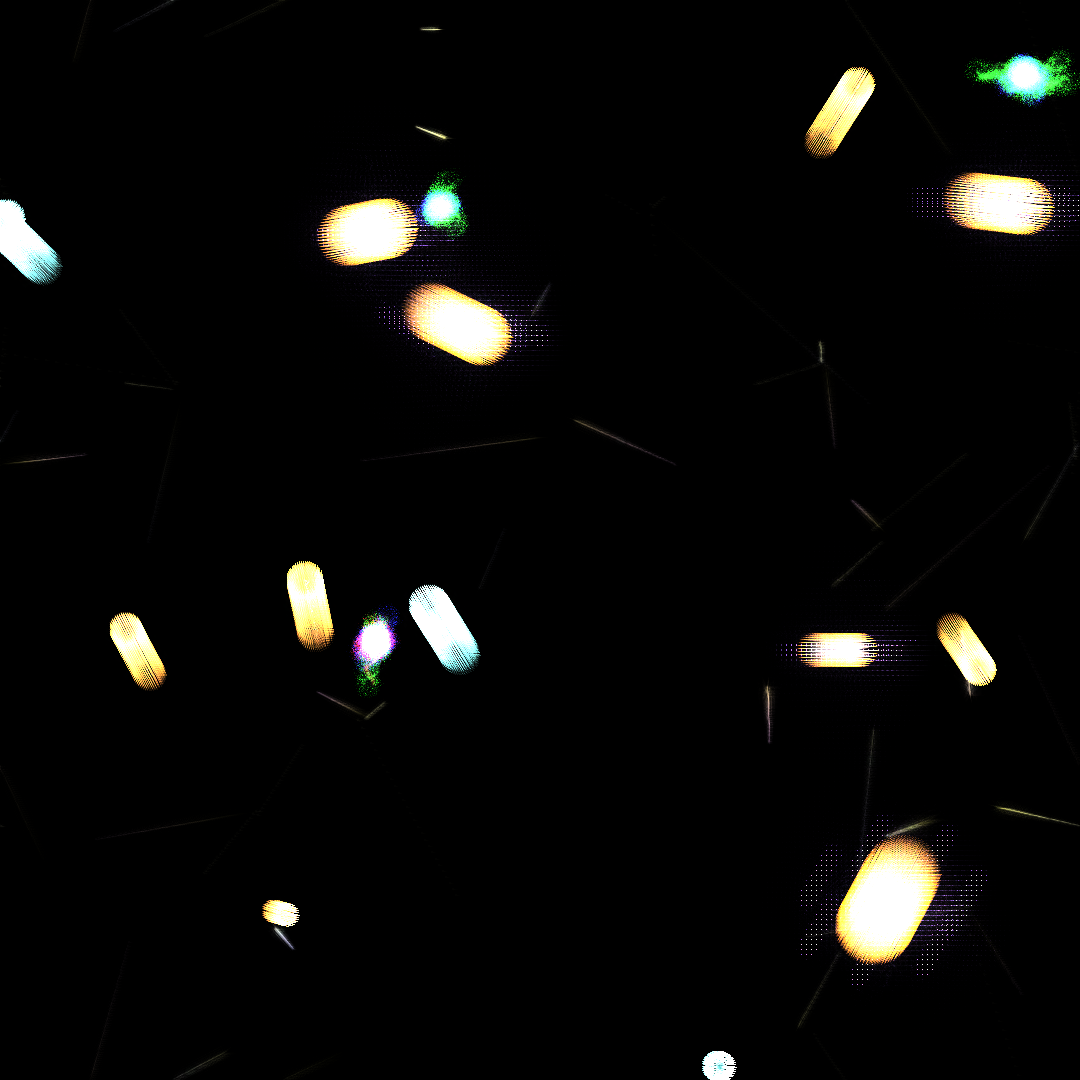

Source code (Python):
import numpy as np
from PIL import Image
import math
import colorsys

# Quantum Choreography - Where Fundamental Forces Dance
# Each force becomes an artist, painting with its own language

WIDTH, HEIGHT = 1080, 1080

# Initialize the quantum stage
canvas = np.zeros((HEIGHT, WIDTH, 4), dtype=np.float32)  # RGBA for layered forces

# The fundamental forces as creative entities
class ForceArtist:
    def __init__(self, force_type, strength, color_signature):
        self.force_type = force_type
        self.strength = strength
        self.color_signature = color_signature
        self.field = np.zeros((HEIGHT, WIDTH), dtype=np.float32)
        
    def create_field(self):
        """Each force creates its own field pattern"""
        pass
    
    def paint(self, canvas):
        """Express the force visually"""
        pass

# Gravity - The Sculptor of Spacetime
class GravityArtist(ForceArtist):
    def __init__(self):
        super().__init__("gravity", 1.0, (0.5, 0.3, 0.8))  # Deep purple
        self.masses = []
        
        # Place massive objects
        for _ in range(5):
            mass = {
                'position': np.random.rand(2) * [WIDTH, HEIGHT],
                'mass': np.random.uniform(50, 200),
                'velocity': (np.random.rand(2) - 0.5) * 2
            }
            self.masses.append(mass)
    
    def create_field(self):
        """Calculate gravitational field from all masses"""
        self.field.fill(0)
        
        # Create mesh grid for field calculation
        y, x = np.ogrid[0:HEIGHT, 0:WIDTH]
        
        for mass in self.masses:
            mx, my = mass['position']
            m = mass['mass']
            
            # Distance from mass
            r = np.sqrt((x - mx)**2 + (y - my)**2)
            r = np.maximum(r, 10)  # Avoid singularity
            
            # Gravitational field strength (inverse square law)
            field_strength = m / (r**2)
            self.field += field_strength
            
    def paint(self, canvas):
        """Paint gravitational lensing and spacetime curvature"""
        # Normalize field for visualization
        normalized_field = self.field / (np.max(self.field) + 1e-6)
        
        # Create ripples in spacetime
        for y in range(0, HEIGHT, 5):
            for x in range(0, WIDTH, 5):
                field_value = normalized_field[y, x]
                
                if field_value > 0.01:
                    # Warping intensity
                    warp = field_value * 20
                    
                    # Draw curved spacetime grid
                    for angle in np.linspace(0, 2*np.pi, 8):
                        # Distort based on field
                        r = 20 * (1 + field_value)
                        dx = r * np.cos(angle) * (1 + np.sin(warp))
                        dy = r * np.sin(angle) * (1 + np.cos(warp))
                        
                        px, py = int(x + dx), int(y + dy)
                        
                        if 0 <= px < WIDTH and 0 <= py < HEIGHT:
                            # Purple gravitational waves
                            intensity = field_value * self.strength
                            canvas[py, px, :3] += np.array(self.color_signature) * intensity * 0.1
                            canvas[py, px, 3] = min(1, canvas[py, px, 3] + intensity * 0.1)
        
        # Draw massive objects as bright cores
        for mass in self.masses:
            x, y = int(mass['position'][0]), int(mass['position'][1])
            
            if 0 <= x < WIDTH and 0 <= y < HEIGHT:
                # Accretion disk effect
                for r in range(int(mass['mass']/5), 0, -1):
                    intensity = r / (mass['mass']/5)
                    for angle in np.linspace(0, 2*np.pi, max(20, r*2)):
                        px = int(x + r * np.cos(angle))
                        py = int(y + r * np.sin(angle))
                        
                        if 0 <= px < WIDTH and 0 <= py < HEIGHT:
                            # Hot accretion disk colors
                            heat = 1 - r/(mass['mass']/5)
                            rgb = np.array([1.0, 0.5 + 0.5*heat, heat]) * intensity
                            canvas[py, px, :3] += rgb * 0.2
                            canvas[py, px, 3] = min(1, canvas[py, px, 3] + intensity * 0.2)
    
    def update(self):
        """Update mass positions (orbital mechanics)"""
        # Simple N-body simulation
        for i, mass1 in enumerate(self.masses):
            force = np.zeros(2)
            
            for j, mass2 in enumerate(self.masses):
                if i != j:
                    # Vector from mass1 to mass2
                    r_vec = mass2['position'] - mass1['position']
                    r = np.linalg.norm(r_vec)
                    
                    if r > 10:
                        # Gravitational force
                        f_mag = mass1['mass'] * mass2['mass'] / (r**2)
                        force += f_mag * r_vec / r
            
            # Update velocity and position
            mass1['velocity'] += force / mass1['mass'] * 0.01
            mass1['velocity'] *= 0.99  # Damping
            mass1['position'] += mass1['velocity']
            
            # Boundary wrapping
            mass1['position'] = mass1['position'] % [WIDTH, HEIGHT]

# Electromagnetism - The Light Painter
class ElectromagneticArtist(ForceArtist):
    def __init__(self):
        super().__init__("electromagnetic", 1.0, (0.3, 0.8, 1.0))  # Electric blue
        self.charges = []
        
        # Place charged particles
        for _ in range(8):
            charge = {
                'position': np.random.rand(2) * [WIDTH, HEIGHT],
                'charge': np.random.choice([-1, 1]) * np.random.uniform(20, 50),
                'velocity': (np.random.rand(2) - 0.5) * 3
            }
            self.charges.append(charge)
    
    def create_field(self):
        """Calculate electric field from all charges"""
        self.e_field_x = np.zeros((HEIGHT, WIDTH), dtype=np.float32)
        self.e_field_y = np.zeros((HEIGHT, WIDTH), dtype=np.float32)
        
        y, x = np.ogrid[0:HEIGHT, 0:WIDTH]
        
        for charge in self.charges:
            cx, cy = charge['position']
            q = charge['charge']
            
            # Vector field components
            dx = x - cx
            dy = y - cy
            r = np.sqrt(dx**2 + dy**2)
            r = np.maximum(r, 5)
            
            # Electric field (inverse square, directional)
            field_mag = q / (r**2)
            self.e_field_x += field_mag * dx / r
            self.e_field_y += field_mag * dy / r
    
    def paint(self, canvas):
        """Paint electric field lines and magnetic interactions"""
        # Draw field lines
        for _ in range(50):
            # Start from random position
            x, y = np.random.rand(2) * [WIDTH, HEIGHT]
            
            # Trace field line
            for step in range(100):
                if 0 <= x < WIDTH and 0 <= y < HEIGHT:
                    # Get field direction at current position
                    ex = self.e_field_x[int(y), int(x)]
                    ey = self.e_field_y[int(y), int(x)]
                    
                    # Normalize
                    e_mag = np.sqrt(ex**2 + ey**2)
                    if e_mag > 0.01:
                        ex /= e_mag
                        ey /= e_mag
                        
                        # Step along field line
                        x += ex * 5
                        y += ey * 5
                        
                        if 0 <= x < WIDTH and 0 <= y < HEIGHT:
                            # Color based on field strength
                            intensity = min(1, e_mag * 0.1) * self.strength
                            
                            # Electric blue for positive, orange for negative
                            if ex + ey > 0:
                                rgb = np.array(self.color_signature)
                            else:
                                rgb = np.array([1.0, 0.5, 0.2])
                            
                            canvas[int(y), int(x), :3] += rgb * intensity * 0.1
                            canvas[int(y), int(x), 3] = min(1, canvas[int(y), int(x), 3] + intensity * 0.1)
        
        # Draw charges as glowing orbs
        for charge in self.charges:
            cx, cy = int(charge['position'][0]), int(charge['position'][1])
            
            if 0 <= cx < WIDTH and 0 <= cy < HEIGHT:
                # Charge glow
                radius = int(abs(charge['charge']) / 2)
                for r in range(radius, 0, -1):
                    intensity = (r / radius) ** 2
                    
                    for angle in np.linspace(0, 2*np.pi, max(20, r*3)):
                        px = int(cx + r * np.cos(angle))
                        py = int(cy + r * np.sin(angle))
                        
                        if 0 <= px < WIDTH and 0 <= py < HEIGHT:
                            if charge['charge'] > 0:
                                # Positive - bright cyan
                                rgb = np.array([0.5, 1.0, 1.0])
                            else:
                                # Negative - warm orange
                                rgb = np.array([1.0, 0.6, 0.2])
                            
                            canvas[py, px, :3] += rgb * intensity * 0.3
                            canvas[py, px, 3] = min(1, canvas[py, px, 3] + intensity * 0.3)
    
    def update(self):
        """Update charge positions (electromagnetic dynamics)"""
        for i, charge1 in enumerate(self.charges):
            force = np.zeros(2)
            
            for j, charge2 in enumerate(self.charges):
                if i != j:
                    r_vec = charge2['position'] - charge1['position']
                    r = np.linalg.norm(r_vec)
                    
                    if r > 5:
                        # Coulomb force (like charges repel, unlike attract)
                        f_mag = charge1['charge'] * charge2['charge'] / (r**2)
                        force -= f_mag * r_vec / r  # Negative for repulsion
            
            # Update motion
            charge1['velocity'] += force / abs(charge1['charge']) * 0.02
            charge1['velocity'] *= 0.98  # Damping
            charge1['position'] += charge1['velocity']
            
            # Boundary reflection
            if charge1['position'][0] < 0 or charge1['position'][0] > WIDTH:
                charge1['velocity'][0] *= -1
            if charge1['position'][1] < 0 or charge1['position'][1] > HEIGHT:
                charge1['velocity'][1] *= -1
            
            charge1['position'] = np.clip(charge1['position'], 0, [WIDTH-1, HEIGHT-1])

# Strong Nuclear Force - The Quantum Binder
class StrongForceArtist(ForceArtist):
    def __init__(self):
        super().__init__("strong", 1.0, (1.0, 0.2, 0.4))  # Quark red
        self.nucleons = []
        
        # Create nucleon clusters
        num_clusters = 3
        for cluster in range(num_clusters):
            center = np.random.rand(2) * [WIDTH, HEIGHT]
            
            # 3-6 nucleons per cluster (like atomic nuclei)
            for _ in range(np.random.randint(3, 7)):
                nucleon = {
                    'position': center + np.random.randn(2) * 20,
                    'color_charge': np.random.choice(['red', 'green', 'blue']),
                    'velocity': np.random.randn(2) * 0.5,
                    'cluster': cluster
                }
                self.nucleons.append(nucleon)
    
    def paint(self, canvas):
        """Paint gluon flux tubes and color confinement"""
        # Draw gluon flux tubes between nucleons
        for i, n1 in enumerate(self.nucleons):
            for j, n2 in enumerate(self.nucleons[i+1:], i+1):
                if n1['cluster'] == n2['cluster']:
                    # Same cluster - strong binding
                    dist = np.linalg.norm(n1['position'] - n2['position'])
                    
                    if dist < 100:  # Strong force is short range
                        # Flux tube strength increases with distance (confinement)
                        strength = min(1, dist / 100) * self.strength
                        
                        # Draw gluon flux tube
                        steps = int(dist)
                        for step in range(steps):
                            t = step / (steps + 1)
                            
                            # Flux tube oscillates
                            oscillation = np.sin(step * 0.2) * 5
                            perpendicular = np.array([-(n2['position'][1] - n1['position'][1]), 
                                                     n2['position'][0] - n1['position'][0]])
                            perpendicular = perpendicular / (np.linalg.norm(perpendicular) + 1e-6)
                            
                            x = n1['position'][0] + t * (n2['position'][0] - n1['position'][0])
                            y = n1['position'][1] + t * (n2['position'][1] - n1['position'][1])
                            
                            x += perpendicular[0] * oscillation
                            y += perpendicular[1] * oscillation
                            
                            if 0 <= x < WIDTH and 0 <= y < HEIGHT:
                                # Color based on color charges
                                if n1['color_charge'] == 'red' or n2['color_charge'] == 'red':
                                    rgb = np.array([1.0, 0.2, 0.2])
                                elif n1['color_charge'] == 'green' or n2['color_charge'] == 'green':
                                    rgb = np.array([0.2, 1.0, 0.2])
                                else:
                                    rgb = np.array([0.2, 0.2, 1.0])
                                
                                # Flux tube width
                                for w in range(-2, 3):
                                    px = int(x + perpendicular[0] * w)
                                    py = int(y + perpendicular[1] * w)
                                    
                                    if 0 <= px < WIDTH and 0 <= py < HEIGHT:
                                        fade = np.exp(-abs(w) / 2)
                                        canvas[py, px, :3] += rgb * strength * fade * 0.1
                                        canvas[py, px, 3] = min(1, canvas[py, px, 3] + strength * fade * 0.1)
        
        # Draw nucleons as quarks
        for nucleon in self.nucleons:
            x, y = int(nucleon['position'][0]), int(nucleon['position'][1])
            
            if 0 <= x < WIDTH and 0 <= y < HEIGHT:
                # Quark glow based on color charge
                if nucleon['color_charge'] == 'red':
                    rgb = np.array([1.0, 0.1, 0.1])
                elif nucleon['color_charge'] == 'green':
                    rgb = np.array([0.1, 1.0, 0.1])
                else:  # blue
                    rgb = np.array([0.1, 0.1, 1.0])
                
                # Quantum fuzzy appearance
                for r in range(10, 0, -1):
                    intensity = (r / 10) ** 3  # Rapid falloff
                    
                    for angle in np.linspace(0, 2*np.pi, max(10, r*2)):
                        # Add quantum uncertainty
                        jitter = np.random.randn(2) * 2
                        px = int(x + r * np.cos(angle) + jitter[0])
                        py = int(y + r * np.sin(angle) + jitter[1])
                        
                        if 0 <= px < WIDTH and 0 <= py < HEIGHT:
                            canvas[py, px, :3] += rgb * intensity * 0.3
                            canvas[py, px, 3] = min(1, canvas[py, px, 3] + intensity * 0.3)
    
    def update(self):
        """Update nucleon positions (confinement dynamics)"""
        for i, nucleon in enumerate(self.nucleons):
            # Calculate forces from other nucleons in same cluster
            force = np.zeros(2)
            
            for j, other in enumerate(self.nucleons):
                if i != j and other['cluster'] == nucleon['cluster']:
                    r_vec = other['position'] - nucleon['position']
                    r = np.linalg.norm(r_vec)
                    
                    if r > 1:
                        # Strong force: attractive at medium range, repulsive at short
                        if r < 10:
                            # Repulsive core
                            force -= 100 * r_vec / (r**3)
                        elif r < 50:
                            # Attractive well
                            force += 10 * r_vec / r
                        else:
                            # Confinement - force increases with distance!
                            force += r * r_vec / 1000
            
            # Update motion
            nucleon['velocity'] += force * 0.01
            nucleon['velocity'] *= 0.95  # Strong damping
            nucleon['position'] += nucleon['velocity']

# Weak Nuclear Force - The Transmuter
class WeakForceArtist(ForceArtist):
    def __init__(self):
        super().__init__("weak", 0.8, (0.8, 0.8, 0.2))  # Decay yellow
        self.particles = []
        
        # Create unstable particles
        for _ in range(20):
            particle = {
                'position': np.random.rand(2) * [WIDTH, HEIGHT],
                'type': np.random.choice(['neutron', 'muon', 'tau']),
                'lifetime': np.random.uniform(50, 200),
                'age': 0,
                'velocity': np.random.randn(2) * 2
            }
            self.particles.append(particle)
    
    def paint(self, canvas):
        """Paint particle decay and transmutation"""
        for particle in self.particles:
            x, y = int(particle['position'][0]), int(particle['position'][1])
            
            if 0 <= x < WIDTH and 0 <= y < HEIGHT:
                # Decay probability visualization
                decay_prob = particle['age'] / particle['lifetime']
                
                # Particle with decay aura
                if particle['type'] == 'neutron':
                    core_rgb = np.array([0.6, 0.6, 0.8])
                elif particle['type'] == 'muon':
                    core_rgb = np.array([0.8, 0.6, 0.8])
                else:  # tau
                    core_rgb = np.array([0.8, 0.8, 0.6])
                
                # Decay aura grows as particle ages
                aura_radius = int(5 + decay_prob * 20)
                
                for r in range(aura_radius, 0, -1):
                    intensity = (1 - r/aura_radius) * (1 - decay_prob)
                    
                    # Aura becomes more yellow as decay approaches
                    rgb = core_rgb * (1 - decay_prob) + np.array(self.color_signature) * decay_prob
                    
                    for angle in np.linspace(0, 2*np.pi, max(10, r)):
                        px = int(x + r * np.cos(angle))
                        py = int(y + r * np.sin(angle))
                        
                        if 0 <= px < WIDTH and 0 <= py < HEIGHT:
                            canvas[py, px, :3] += rgb * intensity * 0.1 * self.strength
                            canvas[py, px, 3] = min(1, canvas[py, px, 3] + intensity * 0.1)
    
    def update(self):
        """Update particles and handle decay"""
        new_particles = []
        
        for particle in self.particles:
            particle['age'] += 1
            particle['position'] += particle['velocity']
            particle['velocity'] *= 0.99
            
            # Boundary wrapping
            particle['position'] = particle['position'] % [WIDTH, HEIGHT]
            
            # Check for decay
            if particle['age'] > particle['lifetime']:
                # Particle decays! Create decay products
                if particle['type'] == 'neutron':
                    # Neutron -> proton + electron + antineutrino
                    for _ in range(3):
                        decay_product = {
                            'position': particle['position'] + np.random.randn(2) * 10,
                            'type': np.random.choice(['electron', 'neutrino']),
                            'lifetime': np.random.uniform(100, 300),
                            'age': 0,
                            'velocity': np.random.randn(2) * 5  # High energy
                        }
                        new_particles.append(decay_product)
                elif particle['type'] == 'muon':
                    # Muon decay
                    for _ in range(2):
                        decay_product = {
                            'position': particle['position'] + np.random.randn(2) * 5,
                            'type': 'electron',
                            'lifetime': np.random.uniform(150, 250),
                            'age': 0,
                            'velocity': np.random.randn(2) * 4
                        }
                        new_particles.append(decay_product)
            else:
                new_particles.append(particle)
        
        self.particles = new_particles
        
        # Occasionally create new unstable particles
        if len(self.particles) < 30 and np.random.random() < 0.1:
            particle = {
                'position': np.random.rand(2) * [WIDTH, HEIGHT],
                'type': np.random.choice(['neutron', 'muon', 'tau']),
                'lifetime': np.random.uniform(50, 200),
                'age': 0,
                'velocity': np.random.randn(2) * 2
            }
            self.particles.append(particle)

# Create the quantum choreography
print("Initiating quantum choreography...")

# Initialize the force artists
forces = [
    GravityArtist(),
    ElectromagneticArtist(),
    StrongForceArtist(),
    WeakForceArtist()
]

# Let the forces dance together
print("Forces beginning their dance...")

for iteration in range(100):
    # Each force updates its field
    for force in forces:
        if hasattr(force, 'create_field'):
            force.create_field()
    
    # Each force paints its contribution
    for force in forces:
        force.paint(canvas)
    
    # Update dynamics
    for force in forces:
        if hasattr(force, 'update'):
            force.update()
    
    if iteration % 20 == 0:
        print(f"Choreography iteration {iteration}...")

# Add quantum interference where forces overlap
print("Creating quantum interference patterns...")

# Find regions where multiple forces are strong
interference_map = np.zeros((HEIGHT, WIDTH), dtype=np.float32)

for y in range(0, HEIGHT, 10):
    for x in range(0, WIDTH, 10):
        if canvas[y, x, 3] > 0.5:  # High activity region
            # Create interference pattern
            for dy in range(-20, 21):
                for dx in range(-20, 21):
                    py, px = y + dy, x + dx
                    if 0 <= py < HEIGHT and 0 <= px < WIDTH:
                        dist = np.sqrt(dx**2 + dy**2)
                        if dist < 20:
                            # Quantum interference rings
                            interference = np.sin(dist * 0.5) * np.exp(-dist / 20)
                            
                            # Iridescent quantum colors
                            hue = (dist / 20 + canvas[y, x, 0]) % 1
                            rgb = colorsys.hsv_to_rgb(hue, 0.5, abs(interference))
                            
                            canvas[py, px, :3] += np.array(rgb) * 0.05
                            canvas[py, px, 3] = min(1, canvas[py, px, 3] + abs(interference) * 0.05)

# Convert to RGB for saving
canvas_rgb = np.zeros((HEIGHT, WIDTH, 3), dtype=np.uint8)
for c in range(3):
    canvas_rgb[:, :, c] = (np.clip(canvas[:, :, c], 0, 1) * 255).astype(np.uint8)

# Apply alpha as overall brightness
alpha = canvas[:, :, 3]
for c in range(3):
    canvas_rgb[:, :, c] = (canvas_rgb[:, :, c] * np.clip(alpha, 0, 1)).astype(np.uint8)

image = Image.fromarray(canvas_rgb, 'RGB')
image.save('/home/norsninja/Art/artworks/2025-08-05_quantum_choreography/quantum_choreography_01.png')

print("Quantum choreography complete.")
print("The fundamental forces have painted their dance.")
print("In their interaction, the universe reveals its artistic nature.")